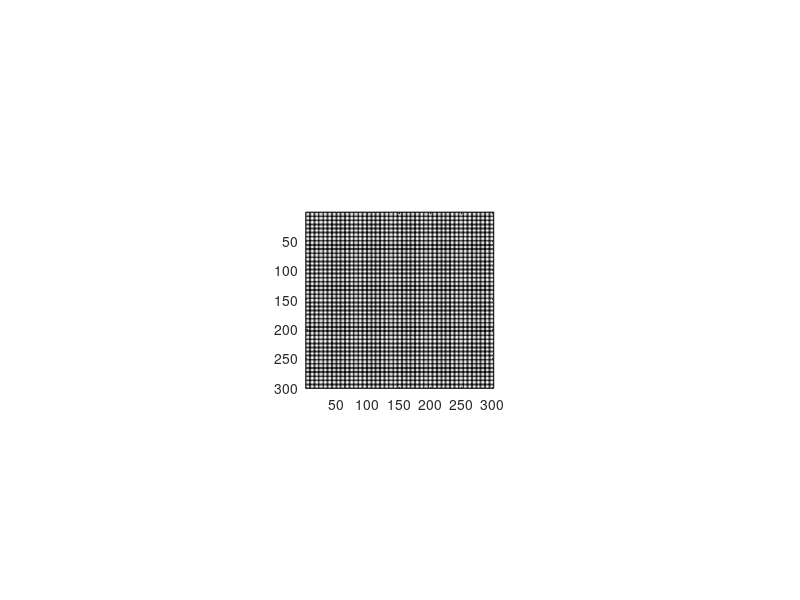

Write MATLAB code to recreate this figure.
function Phosphene_Matrix=stimulus1
%ONE STIMULUS WITH SPECIFIC PARAMETERS

% screen size and angles
% get screen size
set(0,'units','pixels')
Pix_SS = get(0,'screensize');
set(0,'units','centimeters')
CM_SS = get(0,'screensize');
%widthFig=atan(angleFig)*distanceFromScreen;  %cm
%widthFig=round(widthFig/CM_SS(3)*Pix_SS(3)); %pix


angleDim='w'; % 'h' or 'w' determine the 45deg angle by window hight / width
FOV=45;
heightDeg=10;%field of view in degrees
if strcmp(angleDim,'h')
    distanceFromScreen=CM_SS(4)/2/tand(FOV/2);
    heightPix=round(Pix_SS(4)*heightDeg/FOV);
elseif strcmp(angleDim,'w')
    distanceFromScreen=CM_SS(3)/2/tand(FOV/2);
    heightPix=round(Pix_SS(3)*heightDeg/FOV);
else
    error('choose dimention for figure limits')
end
%uiwait(msgbox(['Please sit ',num2str(round(distanceFromScreen)),'cm From screen']));


%figure('Units','pixels','Position',[100 100 n m])
% set(gca,'Position',[0 0 1 1])
%% Image's parameters (phosphene area)


%height=900;
widthPix=heightPix;
square_size_deg=5;                     %internal square size in degrees
square_size=round(square_size_deg/FOV*heightPix); %intenal square size in pixels

%% Contrast parameters
rim_col= 0.2;
square_col= 0.6;

%% Bulge's parameters
bulge_deg=0.5;                        %bulge sizes in degrees
bulge_pix=round((bulge_deg./FOV)*heightPix);      %bulge sizes in pixels

%% Resolutions parameters
res=2.14;                                        %Desired resolutions in CPD (2.14 CPD is 42.88*42.88 phosphenes. we want CPD 1.25, 2.5 10)
num_phos_res=round(res.*2*heightDeg);                %number of phosphenes in the whole image per resolution 
pix_res=round(heightPix./num_phos_res);           % width of a phosphene in pixels          
hsize = pix_res;
sigma = hsize^0.5;
h = fspecial('gaussian', hsize, sigma);
h=h-min(min(h));
h=h./max(max(h));
Phosphene_Matrix=repmat(h,num_phos_res,num_phos_res);
%figure;
pixStartX=round(Pix_SS(3)/2-length(Phosphene_Matrix)/2);
pixStartY=round(Pix_SS(4)/2-length(Phosphene_Matrix)/2);
figure('Units','pixels','Position',Pix_SS,'toolbar','none','MenuBar','none')
imagesc(Phosphene_Matrix);colormap gray 
set(gca,'Units','pixels','Position',[pixStartX pixStartY length(Phosphene_Matrix) length(Phosphene_Matrix)])
pause
close